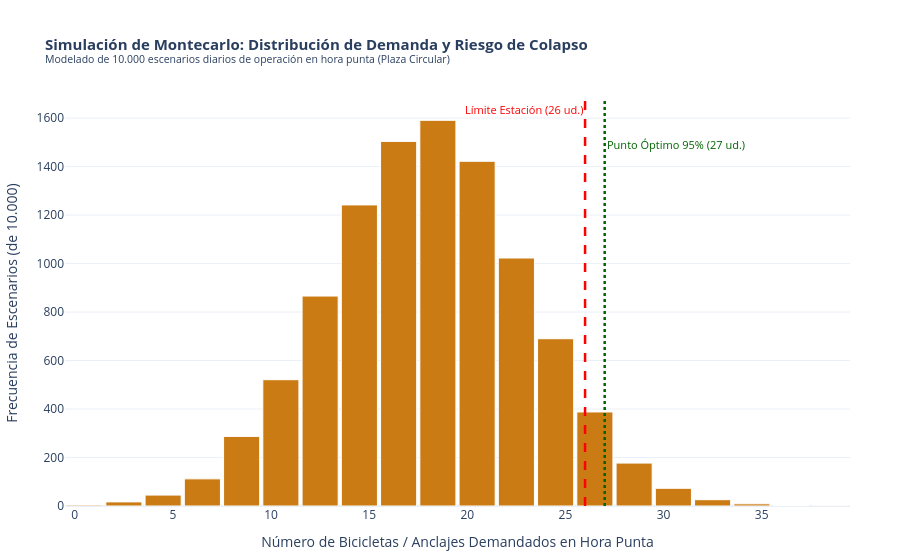

Source (notebook cell):
### Markdown cell above
**SIMULACIÓN DE MONTECARLO**

Sirve para evaluar riesgos y tomar decisiones en condiciones de incertidumbre (en este esudio tomamos el clima y la hora punta)
permite evaluar y analizar la probabilidad de que una de las principales estaciones colapse por falta de bicicletas o por exceso de ellas. Se trata de calcular la estrategia óptima que evite llegar a ese extremo.
- El algoritmo simula hasta 10.000 días de operación logística, con números aleatorios
- Distribución normal: basa en datos de uso y patrón de clima propio de Valladolid 
- Fórmula estándar de cadena de suministros: Z * Desviación estándar

### Code cell
import numpy as np
import pandas as pd
import plotly.express as px

# Parámetros base del escenario logístico para un Nodo Puente en Hora Punta (ej: Plaza Circular)
capacidad_estacion = 26       # Referencia Plaza Circular (Ref 004)
media_demanda_viajes = 18     # Media de bicicletas requeridas / devueltas en hora punta
desviacion_estandar = 5       # Volatilidad diaria (clima, retrasos de reposición, etc.)
simulaciones = 10000          # Número de iteraciones del modelo estadístico

np.random.seed(42)

# Ejecución de la Simulación de Montecarlo (distribución normal truncada en 0)
demanda_simulada = np.random.normal(loc=media_demanda_viajes, scale=desviacion_estandar, size=simulaciones)
demanda_simulada = np.clip(np.round(demanda_simulada).astype(int), 0, None)

escenarios_colapso = demanda_simulada > capacidad_estacion
probabilidad_colapso = (np.sum(escenarios_colapso) / simulaciones) * 100

# Stock de Seguridad para un nivel de confianza del 95% (Z = 1.645)
Z_95 = 1.645
stock_seguridad = int(np.ceil(Z_95 * desviacion_estandar))
punto_reposicion_optimo = media_demanda_viajes + stock_seguridad

print("=== DIAGNÓSTICO DE MONTECARLO (10.000 ITERACIONES) ===")
print(f"Probabilidad de colapso en la estación (Stockout): {probabilidad_colapso:.2f}%")
print(f"Stock de Seguridad requerido para mitigar volatilidad: {stock_seguridad} bicicletas/anclajes")
print(f"Punto de Reposición Óptimo para el operario de AUVASA: {punto_reposicion_optimo} unidades")

# Representación gráfica de los escenarios de riesgo
df_montecarlo = pd.DataFrame({"Demanda_Simulada": demanda_simulada})

fig_mc = px.histogram(
    df_montecarlo,
    x="Demanda_Simulada",
    title=(
        "<b>Simulación de Montecarlo: Distribución de Demanda y Riesgo de Colapso</b><br>"
        "<sup>Modelado de 10.000 escenarios diarios de operación en hora punta (Plaza Circular)</sup>"
    ),
    labels={
        "Demanda_Simulada": "Número de Bicicletas / Anclajes Demandados en Hora Punta",
        "count": "Frecuencia de Escenarios"
    },
    color_discrete_sequence=["#CA7B14"],
    nbins=22
)

# Línea 1: Capacidad física actual (etiqueta arriba a la izquierda)
fig_mc.add_vline(
    x=capacidad_estacion,
    line_dash="dash",
    line_color="red",
    line_width=2.5,
    annotation_text=f"Límite Estación ({capacidad_estacion} ud.)",
    annotation_position="top left",
    annotation_font=dict(color="red", size=11)
)

# Línea 2: Punto de reposición óptimo (etiqueta desplazada hacia abajo a la derecha para evitar solapamiento)
fig_mc.add_vline(
    x=punto_reposicion_optimo,
    line_dash="dot",
    line_color="darkgreen",
    line_width=2.5,
    annotation_text=f"Punto Óptimo 95% ({punto_reposicion_optimo} ud.)",
    annotation_position="top right",
    annotation_yshift=-35,
    annotation_font=dict(color="darkgreen", size=11)
)

fig_mc.update_traces(marker_line_width=1, marker_line_color="white")
fig_mc.update_layout(
    template="plotly_white",
    title_font_size=15,
    bargap=0.08,
    margin=dict(l=50, r=50, t=100, b=50),
    yaxis_title="Frecuencia de Escenarios (de 10.000)"
)

fig_mc.show()

### Figure 1 — Plotly figure (JSON) as saved in the notebook; plotly's stock layout.template omitted (floating-point values rounded to 4 significant figures; data arrays with more than 128 entries replaced by an {"elided": "..."} marker saying what was removed)
{"data": [{"bingroup": "x", "hovertemplate": "Número de Bicicletas / Anclajes Demandados en Hora Punta=%{x}<br>count=%{y}<extra></extra>", "legendgroup": "", "marker": {"color": "#CA7B14", "line": {"color": "white", "width": 1}, "pattern": {"shape": ""}}, "name": "", "nbinsx": 22, "orientation": "v", "showlegend": false, "type": "histogram", "x": {"elided": "10000 int values"}, "xaxis": "x", "yaxis": "y"}], "layout": {"annotations": [{"font": {"color": "red", "size": 11}, "showarrow": false, "text": "Límite Estación (26 ud.)", "x": 26, "xanchor": "right", "xref": "x", "y": 1, "yanchor": "top", "yref": "y domain"}, {"font": {"color": "darkgreen", "size": 11}, "showarrow": false, "text": "Punto Óptimo 95% (27 ud.)", "x": 27, "xanchor": "left", "xref": "x", "y": 1, "yanchor": "top", "yref": "y domain", "yshift": -35}], "bargap": 0.08, "barmode": "relative", "legend": {"tracegroupgap": 0}, "margin": {"b": 50, "l": 50, "r": 50, "t": 100}, "shapes": [{"line": {"color": "red", "dash": "dash", "width": 2.5}, "type": "line", "x0": 26, "x1": 26, "xref": "x", "y0": 0, "y1": 1, "yref": "y domain"}, {"line": {"color": "darkgreen", "dash": "dot", "width": 2.5}, "type": "line", "x0": 27, "x1": 27, "xref": "x", "y0": 0, "y1": 1, "yref": "y domain"}], "title": {"font": {"size": 15}, "text": "<b>Simulación de Montecarlo: Distribución de Demanda y Riesgo de Colapso</b><br><sup>Modelado de 10.000 escenarios diarios de operación en hora punta (Plaza Circular)</sup>"}, "xaxis": {"anchor": "y", "domain": [0, 1], "title": {"text": "Número de Bicicletas / Anclajes Demandados en Hora Punta"}}, "yaxis": {"anchor": "x", "domain": [0, 1], "title": {"text": "Frecuencia de Escenarios (de 10.000)"}}}}
